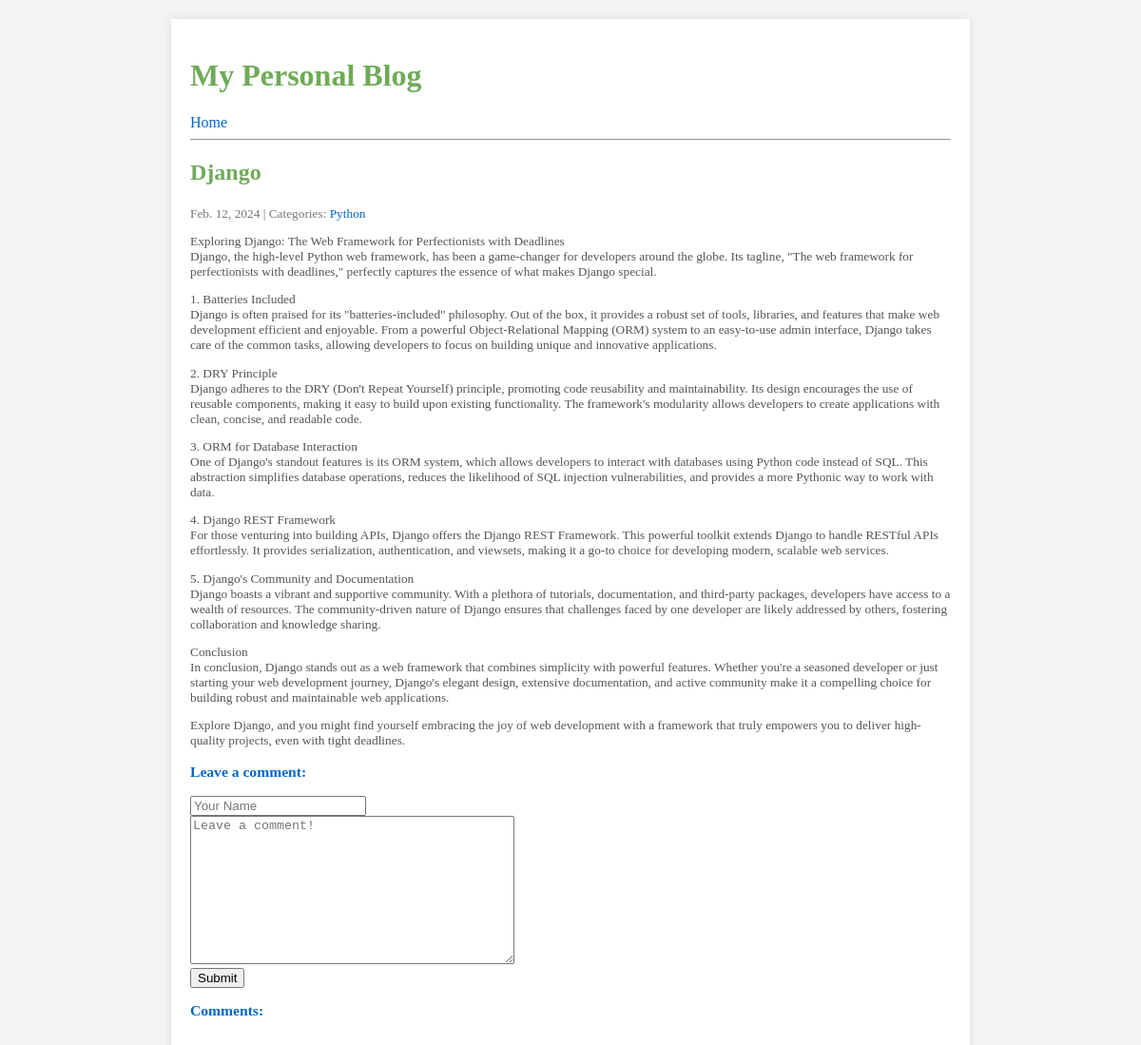
The app's page /post/1/ with its own data.
### blog/models.py (models this page shows, shortened)
class Post(models.Model):
    title = models.CharField(max_length=255)
    body = models.TextField()
    created_on = models.DateTimeField(auto_now_add=True)
    last_modified = models.DateTimeField(auto_now=True)
    categories = models.ManyToManyField("Category", related_name="posts")

class Category(models.Model):
    name = models.CharField(max_length=30)
    class Meta:
        verbose_name_plural = "categories"

### blog/views.py (the view, shortened to what this page needs)
# urls.py: path("post/<int:pk>/", views.blog_detail, name="blog_detail"),
def blog_detail(request, pk):
    post = Post.objects.get(pk=pk)
    form = CommentForm()
    comments = Comment.objects.filter(post=post)
    context = {
        "post": post,
        "comments": comments,
        "form": CommentForm(),
    }
    return render(request, "blog/detail.html", context)

### blog/forms.py
class CommentForm(forms.Form):
    author = forms.CharField(
        max_length=60,
        widget=forms.TextInput(
            attrs={"class": "form-control", "placeholder": "Your Name"}
        ),
    )
    body = forms.CharField(
        widget=forms.Textarea(
            attrs={"class": "form-control", "placeholder": "Leave a comment!"}
        )
    )

### blog/templates/blog/detail.html (shortened to what this page needs)
{% extends "base.html" %}
{% load static %}
    {% block page_title %}
        <h2>{{ post.title }}</h2>
    {% endblock page_title %}
    {% block page_content %}
        <small>
            {{ post.created_on.date }} | Categories:
            {% for category in post.categories.all %}
                <a href="{% url 'blog_category' category.name %}">
                    {{ category.name }}
                </a>
            {% endfor %}
            <p>{{ post.body | linebreaks }}</p>
            <h3>Leave a comment:</h3>
            <form method="post">
                <div>
                    {{ form.author }}
                </div>
                <div>
                    {{ form.body }}
                </div>
                <button type="submit" class="btn btn-primary">Submit</button>
            </form>
            <h3>Comments:</h3>
        </small>
    {% endblock page_content %}

### blog/static/css/styles.css (style rules this page uses)
body { font-family: 'Times New Roman', Times, serif, sans-serif; margin: 0; padding: 0; background-color: #f4f4f4; }
h2 { color: #419022c2; }
h3 { color: #0066cc; }
a { color: #0066cc; text-decoration: none; }
small { color: #777; }
p { color: #555; }

### records on screen
Post: title "Django", created_on "Feb. 12, 2024", body "Exploring Django: The Web Framework for Perfectionists with Deadlines Django, the high-level Python web framework, has been a game-changer for developers around the globe. Its tagline, \"The web framework for perfectionists with deadlines,\" perfectly captures the essence of what makes Django special. 1. Batteries Included Django is often praised for its \"batteries-included\" philosophy. Out of the box, it provides a robust set of tools, libraries, and features that make web development efficient and enjoyable. From a powerful Object-Relational Mapping (ORM) system to an easy-to-use admin interface, Django takes care of the common tasks, allowing developers to focus on building unique and…"
Category: name "Python"
